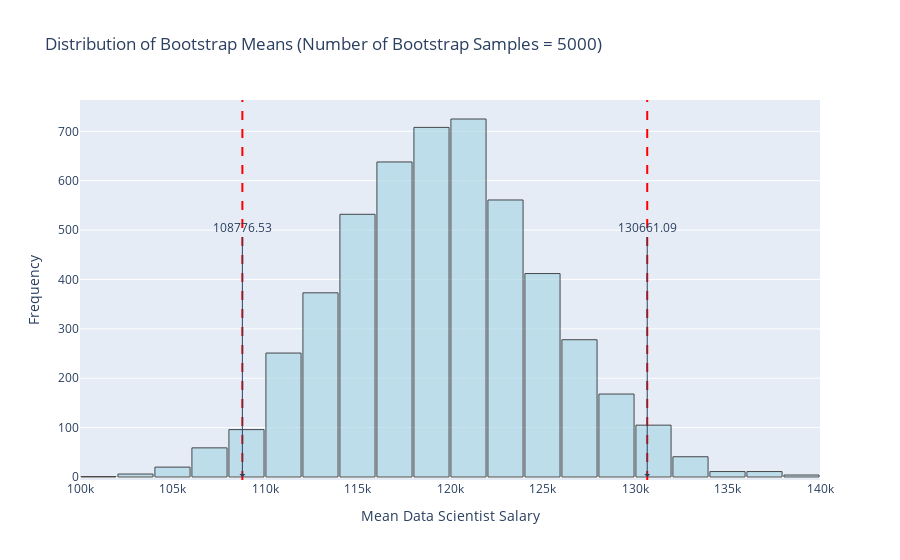

The cell this chart's notebook holds for it:
### Code cell
import plotly.graph_objects as go

fig = go.Figure()

# Histogram of bootstrap means
fig.add_trace(go.Histogram(
    x=bootstrap_means,
    nbinsx=30,
    marker=dict(color='lightblue', line=dict(color='black', width=1)),
    opacity=0.7
))

# Vertical lines for confidence interval
fig.add_vline(x=ci_lower, line=dict(color='red', dash='dash'), name='CI Lower')
fig.add_vline(x=ci_upper, line=dict(color='red', dash='dash'), name='CI Upper')

# Add annotations to display x values
fig.add_annotation(x=ci_lower, y=0, text=f"{ci_lower:.2f}", 
                   showarrow=True, arrowhead=1, ax=0, ay=-250)

fig.add_annotation(x=ci_upper, y=0, text=f"{ci_upper:.2f}", 
                   showarrow=True, arrowhead=1, ax=0, ay=-250)
# Update layout
fig.update_layout(
    title=f'Distribution of Bootstrap Means (Number of Bootstrap Samples = {N})',
    xaxis_title='Mean Data Scientist Salary',
    yaxis_title='Frequency',
    bargap=0.05
)

fig.show()

### Figure 1 — Plotly figure (JSON) as saved in the notebook; plotly's stock layout.template omitted (floating-point values rounded to 4 significant figures; data arrays with more than 128 entries replaced by an {"elided": "..."} marker saying what was removed)
{"data": [{"marker": {"color": "lightblue", "line": {"color": "black", "width": 1}}, "nbinsx": 30, "opacity": 0.7, "type": "histogram", "x": {"elided": "5000 float values"}}], "layout": {"annotations": [{"arrowhead": 1, "ax": 0, "ay": -250, "showarrow": true, "text": "108776.53", "x": 108800.0, "y": 0}, {"arrowhead": 1, "ax": 0, "ay": -250, "showarrow": true, "text": "130661.09", "x": 130700.0, "y": 0}], "bargap": 0.05, "shapes": [{"line": {"color": "red", "dash": "dash"}, "name": "CI Lower", "type": "line", "x0": 108800.0, "x1": 108800.0, "xref": "x", "y0": 0, "y1": 1, "yref": "y domain"}, {"line": {"color": "red", "dash": "dash"}, "name": "CI Upper", "type": "line", "x0": 130700.0, "x1": 130700.0, "xref": "x", "y0": 0, "y1": 1, "yref": "y domain"}], "title": {"text": "Distribution of Bootstrap Means (Number of Bootstrap Samples = 5000)"}, "xaxis": {"title": {"text": "Mean Data Scientist Salary"}}, "yaxis": {"title": {"text": "Frequency"}}}}
